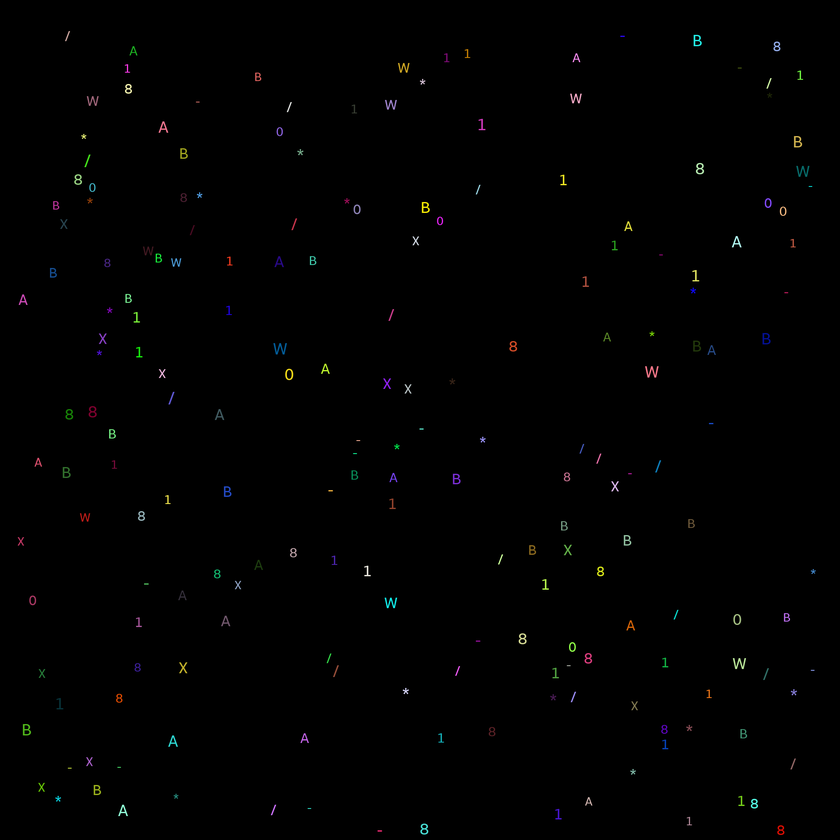
#> input picture alphabet/alphabet.png, 840 x 840 px, shrunk from 2000 x 2000 before the run
$ python alphabet.py
#> lines starting #> are read from the running program, lines starting #| are printed output that depends on the picture; after the words box and inside, x2 and y2 are one past the last pixel; in counts of white or black regions, pixels touching at a corner belong together
import numpy as np
import matplotlib.pyplot as plt
from skimage.measure import label, regionprops

def filling_factor(region):
    return region.image.mean()


def recognize(region):
    if filling_factor(region) == 1:
        return "-"
    euler = region.euler_number
    match euler:
        case -1:  # B or 8
            if 1 in region.image.mean(0):
                return "B"
            return "8"
        case 0:  # A or 0
            tmp = region.image.copy()
            tmp[-1, :] = 1
            tmp_regions = regionprops(label(tmp))
            if tmp_regions[0].euler_number == -1:
                return "A"
            return "0"
        case _:  # 1 W X / *
            if 1 in region.image.mean(0):
                return "1"
            tmp = region.image.copy()
            tmp[-1, :] = 1
            tmp[0, :] = 1
            tmp_regions = regionprops(label(tmp))
            euler = tmp_regions[0].euler_number
            if euler == -1:
                return "X"
            elif euler == -2:
                return "W"
            if region.eccentricity > 0.5:
                return "/"
            return "*"
    return "?"

img = plt.imread('alphabet.png')
#> img is the input picture: shape (840, 840, 3) float32; mean R, G, B 0.00387, 0.00397, 0.00369

binary = img.mean(2)
binary[binary>0] = 1
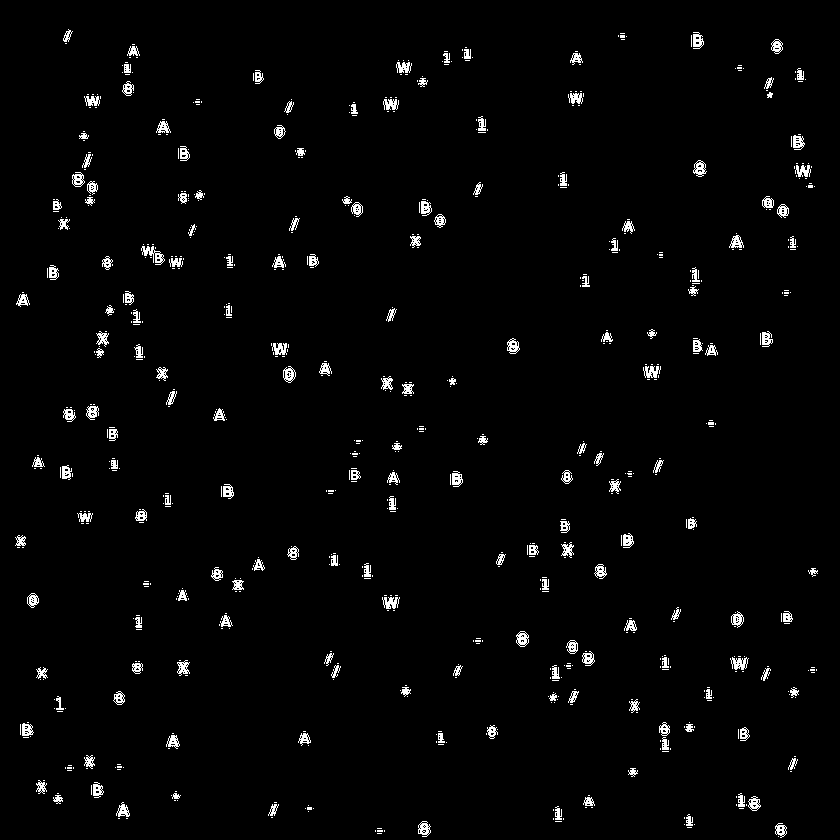
#> binary: shape (840, 840) float32; values 0 (black) and 1 (white), 2.2% white in thin lines or dots
labeled = label(binary)
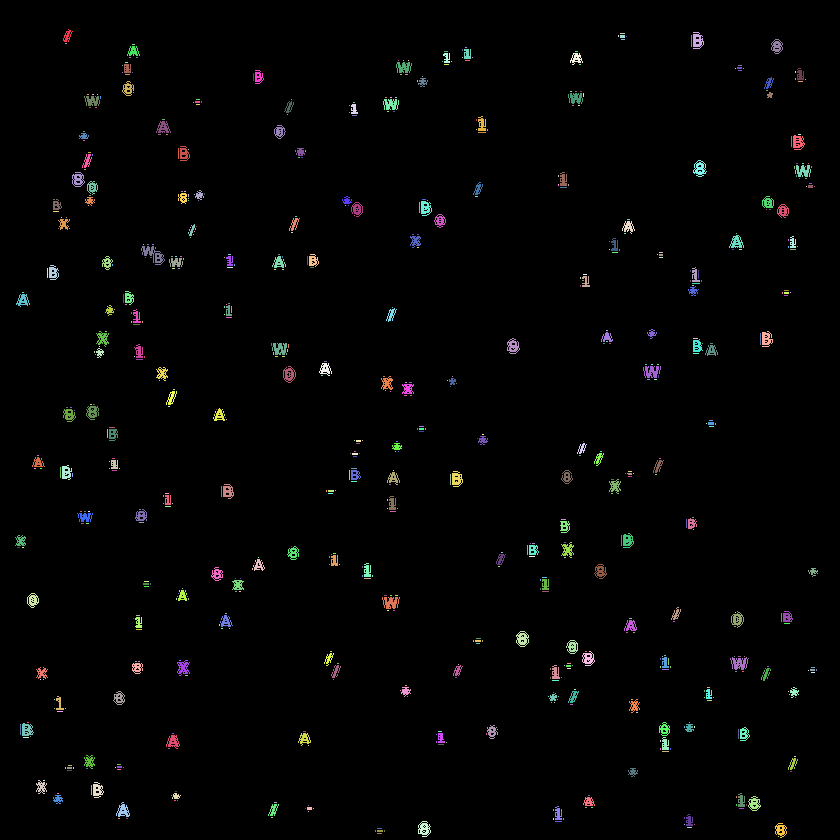
#> labeled: shape (840, 840) int64; 730 distinct labels, from 0 to 729; one colour per label, 0 black
print(labeled.max())
#| 729

regions = regionprops(labeled)
#> regions = 729 regions; largest, box (x1, y1, x2, y2) and area: (141, 246, 165, 265) 178, (730, 657, 749, 670) 143, (643, 366, 661, 378) 137, (382, 597, 400, 609) 137, (272, 343, 287, 355) 125

counts = {}
for region in regions:
    symbol = recognize(region)
    if symbol not in counts:
        counts[symbol] = 0
    counts[symbol] += 1
#> this loop made 729 passes
#> after the loop, counts = 9 items
print(counts)
#| {'/': 80, '-': 549, '*': 31, '0': 21, '1': 20, 'W': 8, '8': 12, 'B': 6, 'A': 2}
print(round(1.0 - counts.get("?", 0)/labeled.max(), 4)*100, "%")
#| 100.0 %

#mean(0) сложит построчно и поделит на кол во строк
#mean(1) сложит столбы и поделит на кол во столбцов
#.shape() (2, 5)

$ run again, with alphabet/symbols.png copied over alphabet/alphabet.png
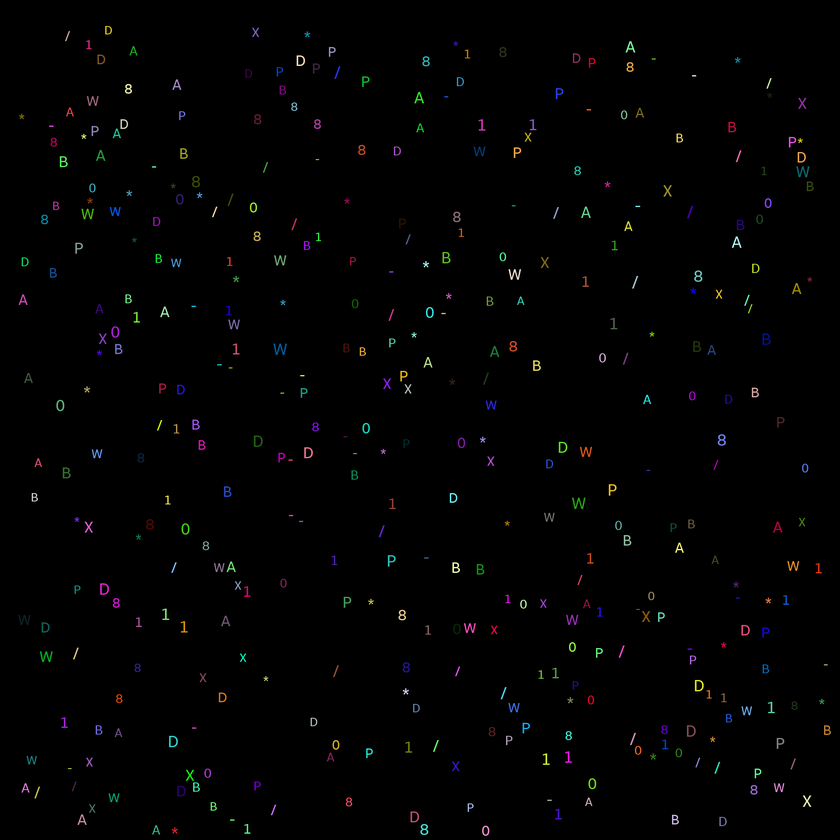
#> input picture alphabet/symbols.png, 840 x 840 px, shrunk from 2000 x 2000 before the run
#> img is the input picture: shape (840, 840, 3) float32; mean R, G, B 0.0077, 0.00774, 0.00781
#> `binary[binary>0] = 1`:
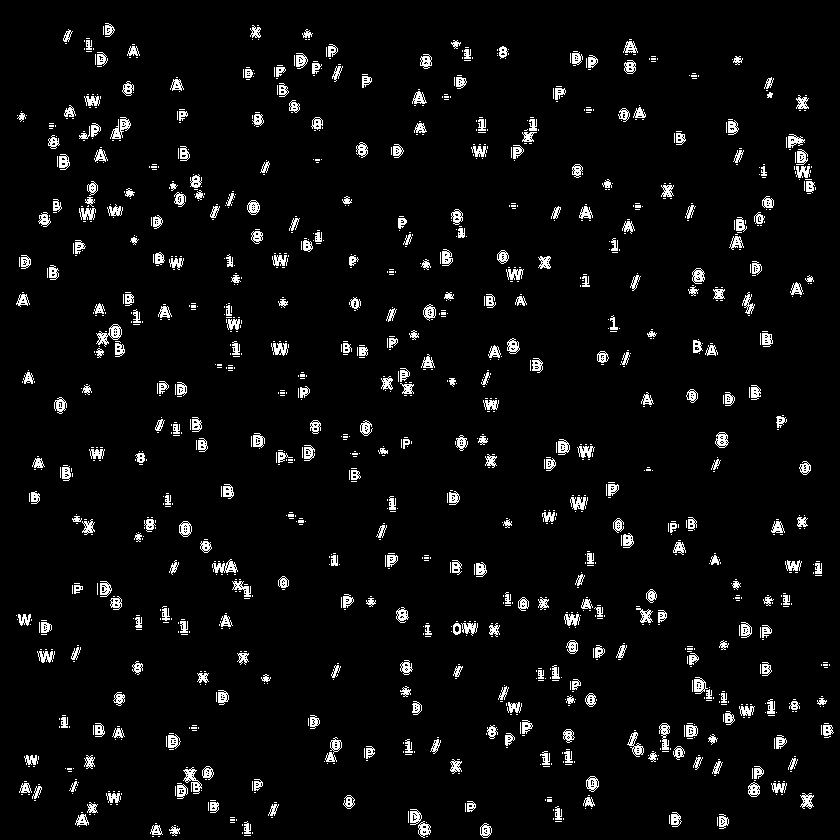
#> binary: shape (840, 840) float32; values 0 (black) and 1 (white), 4.6% white in thin lines or dots
#> `labeled = label(binary)`:
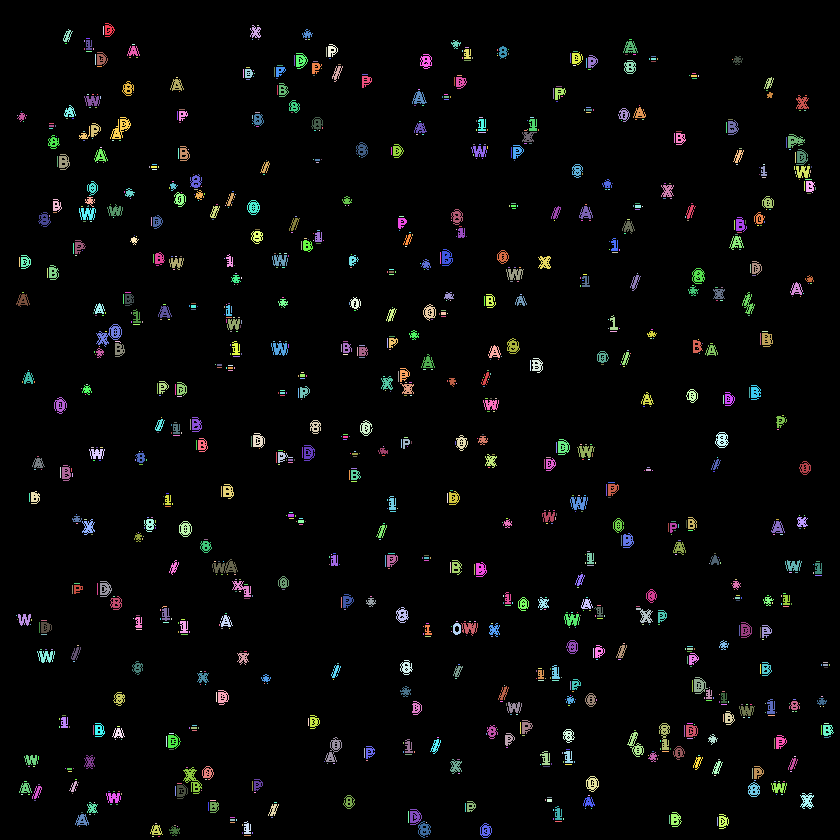
#> labeled: shape (840, 840) int64; 1355 distinct labels, from 0 to 1354; one colour per label, 0 black
#| 1354
#> regions = 1354 regions; largest, box (x1, y1, x2, y2) and area: (96, 324, 122, 347) 225, (183, 767, 202, 794) 197, (110, 117, 131, 139) 195, (212, 559, 238, 573) 185, (325, 737, 342, 762) 168
#> the loop `for region in regions:` made 1354 passes
#> after the loop `for region in regions:`: counts = 10 items
#| {'/': 183, '-': 990, '8': 14, 'B': 21, '*': 62, 'W': 13, '0': 28, '1': 40, 'X': 1, 'A': 2}
#| 100.0 %
